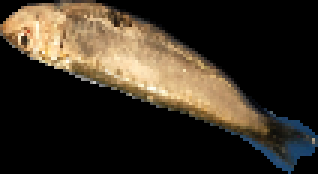
#> input picture data/Fish_Dataset_Segment1/Black Sea Sprat/00033.png, 106 x 58 px, given in place of 00001.png, which was not available (shown 3 times larger)
$ jupyter execute --allow-errors 'pre_segment copy.ipynb'   (text cells are left out)
#> lines starting #> are read from the running program, lines starting #| are printed output that depends on the picture; pictures that were not available may be replaced by others from this repository, and a replacement may not be noted
#> further down, img is the input picture: shape (58, 106, 3); mean B, G, R 35.3, 47.4, 56.2
#> `img = cv2.resize(img, (128, 128))`:
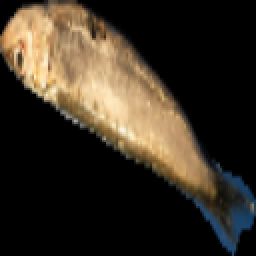
#> img: shape (128, 128, 3) (shown 2 times larger); mean R, G, B 56.2, 47.3, 35.2
[cell 1]
# import thư viện
import os
import cv2
import numpy as np
from tensorflow.keras.models import Model, load_model
from tensorflow.keras.layers import Input
from tensorflow.keras.layers import Dropout, Lambda
from tensorflow.keras.layers import Conv2D, Conv2DTranspose
from tensorflow.keras.layers import MaxPooling2D
from tensorflow.keras.layers import concatenate
from tensorflow.keras.callbacks import EarlyStopping, ModelCheckpoint
from tensorflow.keras import backend as K
import tensorflow as tf
from sklearn.model_selection import train_test_split
from sklearn.preprocessing import LabelEncoder

[cell 2]
path = "D:\\study-hk2\\ML\\ML\\classification_fish\\data\\Fish_Dataset"

[cell 3]
data = [] # mảng chứa dữ liệu
folders = os.listdir(path)
#> (the rest of this cell did not finish here and is left out)

[cell 4]
masks = [] # mảng chứa dữ liệu
#> masks = []
folders = os.listdir(path)
#> (the rest of this cell did not finish here and is left out)

[cell 5]
data_test = []
# path = "D:\\study\\machine_learning\\classification_fish\\data\\NA_Fish_Dataset"
path1 = 'D:\\study-hk2\\ML\\ML\\classification_fish\\data\\NA_Fish_Dataset'
folders = os.listdir(path1)
#> (the rest of this cell did not finish here and is left out)

[cell 6]
images = []
names = []

for image, name in data_test:
    images.append(image)
    names.append(name)

[cell 7]
# chuấn hóa label thành dạng số
le = LabelEncoder()
names = le.fit_transform(names)

# in ra label và tên tương ứng
#> (the rest of this cell did not finish here and is left out)

[cell 8]
images = np.array(images)
masks = np.array(masks)
#> masks = empty array

#> (a cell that did not finish here is left out)

[cell 10]
masks = masks.astype(bool)

[cell 11]
# [60 lines left out: functions iou_metric, iou_metric_batch, not called in this run]

def my_iou_metric(label, pred):
    metric_value = tf.py_function(iou_metric_batch, [label, pred], tf.float32)
    return metric_value

#> (a cell that did not finish here is left out)

#> (a cell that did not finish here is left out)

#> (a cell that did not finish here is left out)

[cell 15]
import os
path_gt = "D:\\study-hk2\\ML\\ML\\classification_fish\\data\\Fish_Dataset_GT"
if not os.path.exists(path_gt):
    os.makedirs(path_gt)

[cell 16]
# Define the folder names
folder_names = ['Black Sea Sprat', 'Gilt Head Bream', 'Hourse Mackerel', 'Red Mullet',
               'Red Sea Bream', 'Sea Bass', 'Shrimp', 'Striped Red Mullet', 'Trout']

# Create the folders if they don't exist
for folder_name in folder_names:
    folder_path = os.path.join(path_gt, folder_name)
    os.makedirs(folder_path, exist_ok=True)

#> (a cell that did not finish here is left out)

[cell 18]
from PIL import Image

# Iterate through the images
#> (the rest of this cell did not finish here and is left out)

[cell 19]
path_img = "D:\\study-hk2\\ML\\ML\\classification_fish\\data\\Fish_Dataset"
path_gt = "D:\\study-hk2\\ML\\ML\\classification_fish\\data\\Fish_Dataset_GT"
output_folder = "D:\\study-hk2\\ML\\ML\\classification_fish\\data\\Fish_Dataset_Segment1"

[cell 20]
# Define the folder names
folder_names = ['Black Sea Sprat', 'Gilt Head Bream', 'Hourse Mackerel', 'Red Mullet',
               'Red Sea Bream', 'Sea Bass', 'Shrimp', 'Striped Red Mullet', 'Trout']

# Create the folders if they don't exist
for folder_name in folder_names:
    folder_path = os.path.join(output_folder, folder_name)
    os.makedirs(folder_path, exist_ok=True)

[cell 21]
import os
import cv2

[cell 22]
folders = os.listdir(path_img)
#> (the rest of this cell did not finish here and is left out)


$ run again, on data/Fish_Dataset_Segment1/Gilt Head Bream/00159.png
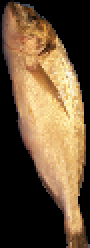
#> input picture data/Fish_Dataset_Segment1/Gilt Head Bream/00159.png, 45 x 124 px, given in place of 00001.png, which was not available (shown 2 times larger)
#> img is the input picture: shape (124, 45, 3); mean B, G, R 56.1, 82.9, 105.6
#> `img = cv2.resize(img, (128, 128))`:
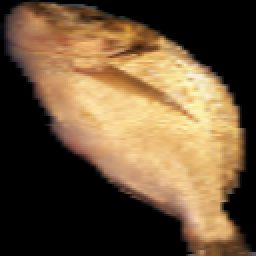
#> img: shape (128, 128, 3) (shown 2 times larger); mean R, G, B 105.6, 82.8, 56
#> `masks = []`: masks = []
#> `masks = np.array(masks)`: masks = empty array

$ run again, on data/Fish_Dataset_Segment1/Gilt Head Bream/00350.png
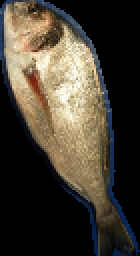
#> input picture data/Fish_Dataset_Segment1/Gilt Head Bream/00350.png, 70 x 128 px, given in place of 00001.png, which was not available (shown 2 times larger)
#> img is the input picture: shape (128, 70, 3); mean B, G, R 51, 62.8, 69.9
#> `img = cv2.resize(img, (128, 128))`:
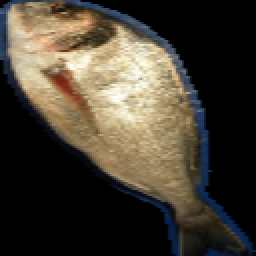
#> img: shape (128, 128, 3) (shown 2 times larger); mean R, G, B 69.9, 62.8, 51.1
#> `masks = []`: masks = []
#> `masks = np.array(masks)`: masks = empty array

$ run again, on data/Fish_Dataset_Segment1/Hourse Mackerel/00143.png
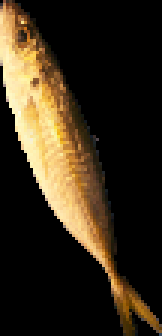
#> input picture data/Fish_Dataset_Segment1/Hourse Mackerel/00143.png, 54 x 112 px, given in place of 00001.png, which was not available (shown 3 times larger)
#> img is the input picture: shape (112, 54, 3); mean B, G, R 25.5, 42.5, 53.4
#> `img = cv2.resize(img, (128, 128))`:
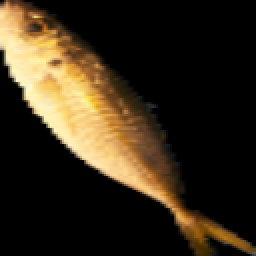
#> img: shape (128, 128, 3) (shown 2 times larger); mean R, G, B 53.3, 42.4, 25.4
#> `masks = []`: masks = []
#> `masks = np.array(masks)`: masks = empty array
